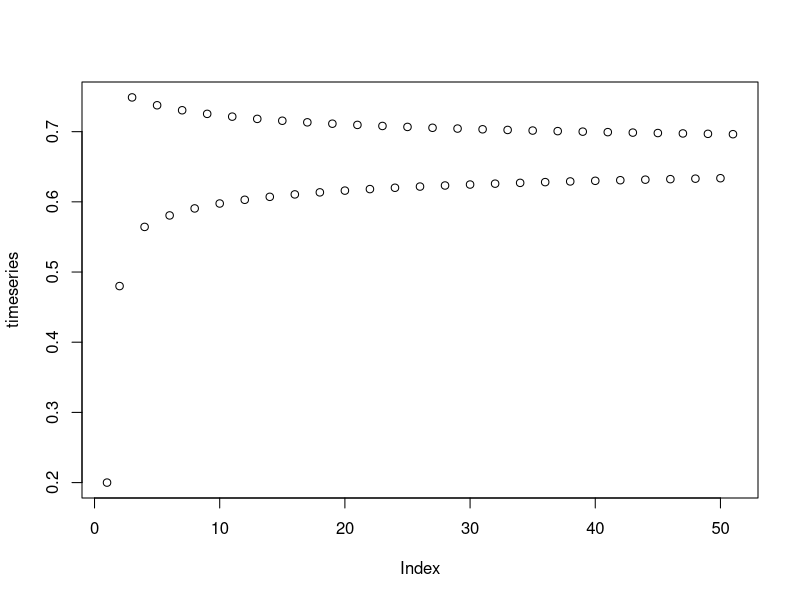
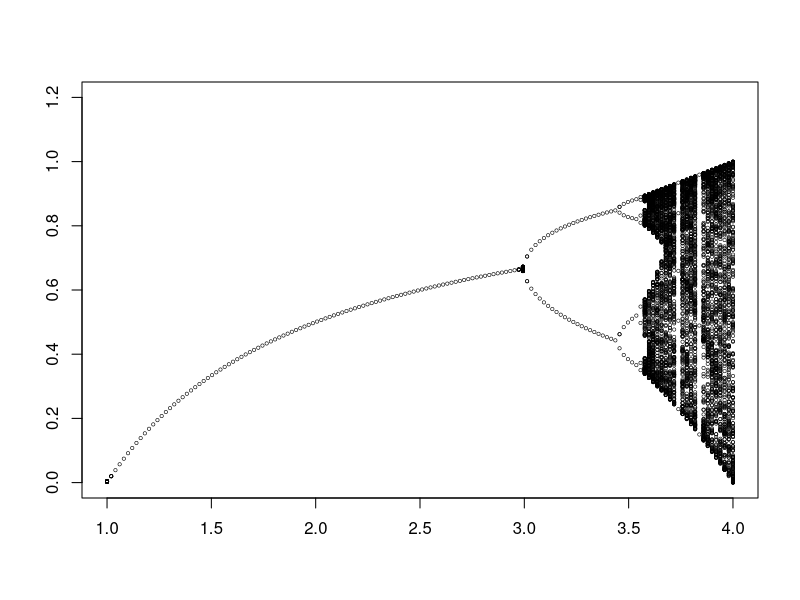
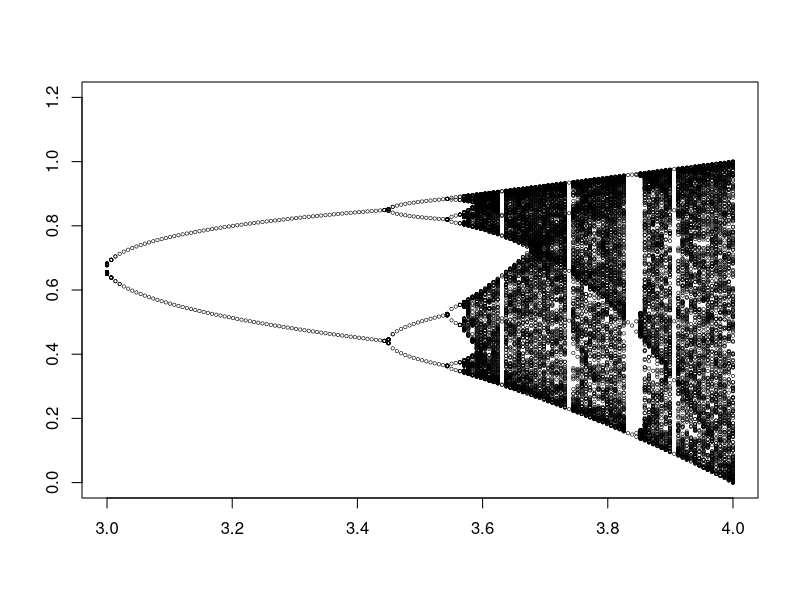
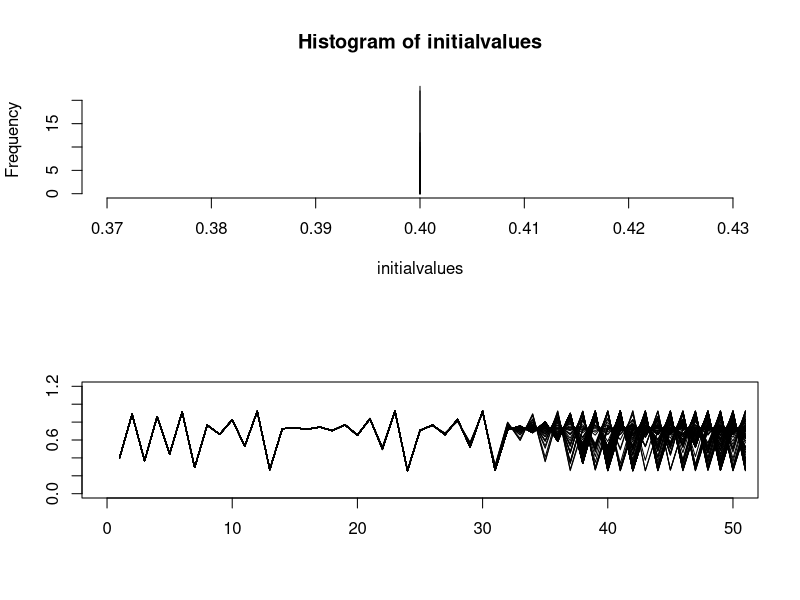

Source code (R) for these figures, in order:
## ---- chunk 1
knitr::opts_chunk$set(fig.width=10, fig.height=10, warnings = F, message = F)
## ---- chunk 2

logisticMap <- function (N0 = 0.2, r=1.7, timesteps = 50){
  
  popdyn <- c(N0, rep(NA, timesteps))
  
  for (i in 1:timesteps){
    popdyn[i+1] <- r *  popdyn[i] * (1 - popdyn[i] ) 
  }
  return(popdyn)          
}

set.seed(123)

# try out e.g. r = 0.5, 1.5. 2.4, 2.8, 3.5

timeseries <- logisticMap(r=3)


plot(timeseries)





## ---- chunk 3



plot(0,0, xlim = c(1,4), ylim = c(0,1.2), col = "white", xlab = "", ylab = "")

for (r in seq(1,4, length.out=150)){
  values = unique(round(logisticMap(r = r, timesteps = 500)[200:500], digits = 4)) 
  points(rep(r, length(values)), values, cex = 0.45, lwd = 0.6)
}

## ---- chunk 4
# zooming into the interesting parameter space

plot(0,0, xlim = c(3,4), ylim = c(0,1.2), col = "white", xlab = "", ylab = "")

for (r in seq(3,4, length.out=150)){
  values = unique(round(logisticMap(r = r, timesteps = 500)[200:500], digits = 4)) 
  points(rep(r, length(values)), values, cex = 0.45, lwd = 0.6)
}


## ---- chunk 5



initialvalues = rnorm(100,0.4,0.000001)

par(mfrow = c(2,1))

hist(initialvalues, xlim = c(0.37,0.43))

plot(0,0, xlim = c(0,50), ylim = c(0,1.2), col = "white", xlab = "", ylab = "")

for (N in initialvalues){
  lines(logisticMap(N, r = 3.7, timesteps = 50))
}


